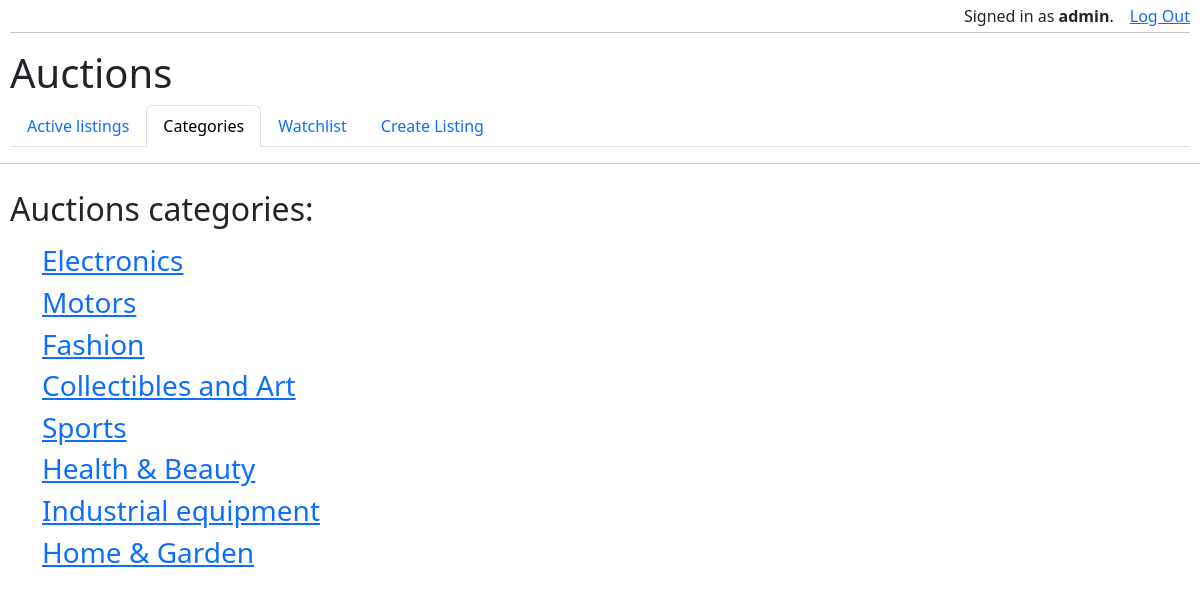
The page /categories (signed in) on the database its author committed.
### auctions/models.py (models this page shows, shortened)
class User(AbstractUser):
    pass

class Category(models.Model):
    name = models.CharField(max_length=100, db_index=True, verbose_name='Name')
    slug = models.SlugField(max_length=100, db_index=True, unique=True, verbose_name='URL part (unique)')
    def get_absolute_url(self):
        return reverse('show_category', kwargs={'cat_slug': self.slug})
    class Meta:
        verbose_name_plural = 'Categories'
        verbose_name = 'Category'

### auctions/views.py (the view)
# urls.py: path("categories", views.categories, name='categories'),
def categories(request):
    categories = Category.objects.all()
    context = {
        'context_menu_pos': 2,
        'categories': categories,
    }
    return render(request, "auctions/categories.html", context)

### auctions/context_processor.py (called while the page is built)
def standard_interface(request):
    return {'menu': menu}

### auctions/templates/auctions/categories.html (shortened to what this page needs)
{% extends "auctions/layout.html" %}
{% block body %}
    <h2>Auctions categories:</h2>
    <div class="container mt-3">
    {% for category in categories %}
    <h3><a href="{{ category.get_absolute_url }}">{{ category.name }}</a></h3>
    {% endfor %}
    </div>
{% endblock %}

### auctions/templates/auctions/layout.html (shortened to what this page needs)
{% load static %}
<!DOCTYPE html>
<html lang="en">
    <head>
        <link href="https://cdn.jsdelivr.net/npm/bootstrap@5.3.0-alpha3/dist/css/bootstrap.min.css" rel="stylesheet">
        <link href="{% static 'auctions/styles.css' %}" rel="stylesheet">
    </head>
    <body>
    <header>
            <ul class="nav mt-1 mb-1 justify-content-end">
            {% if user.is_authenticated %}
                <div class="ms-3">Signed in as <strong>{{ user.username }}</strong>.</div>
            {% else %}
                <div class="ms-3">Not signed in.</div>
            {% endif %}
            {% if user.is_authenticated %}
                <li class="nav-item ms-3">
                    <a href="{% url 'logout' %}">Log Out</a>
                </li>
            {% endif %}
            </ul>
        <hr class="mt-0">
        <h1>Auctions</h1>
        <ul class="nav nav-tabs">
        {% for item in menu %}
        {% if item.menu_pos == context_menu_pos %}
      <li class="nav-item">
        <a class="nav-link active" aria-current="page" href="{% url item.url_name %}">{{ item.title }}</a>
      </li>
         {% elif not user.is_authenticated and item.needs_authentication %}
        {% else %}
      <li class="nav-item">
        <a class="nav-link" href="{% url item.url_name %}">{{ item.title }}</a>
      </li>
        {% endif %}
        {% endfor %}
        </ul>
    </header>
        <hr>
    <main>
        {% block body %}
        {% endblock %}
    </main>
    </body>
</html>

### auctions/static/auctions/styles.css (style rules this page uses)
body { max-width: 1333px; margin: auto; padding-bottom: 20px; }
header { padding-left: 10px; padding-right: 10px; }
main { padding: 10px; }

### rows shown on the page
User: username "admin"
Category: name "Electronics"
Category: name "Motors"
Category: name "Fashion"
Category: name "Collectibles and Art"
Category: name "Sports"
Category: name "Health & Beauty"
Category: name "Industrial equipment"
Category: name "Home & Garden"

### other values the page prints
{{ item.title }} "Active listings" "Watchlist" "Create Listing"
{{ item.title }} "Categories"
